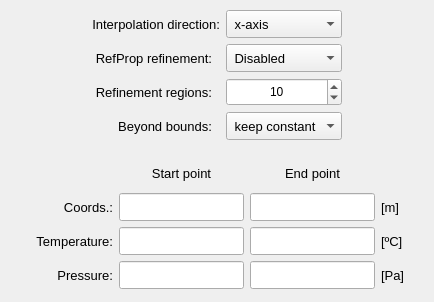
            <widget class="QWidget" name="tab_rectangular">
             <attribute name="title">
              <string>Setup</string>
             </attribute>
             <layout class="QGridLayout" name="gridLayout_6">
              <property name="leftMargin">
               <number>4</number>
              </property>
              <property name="topMargin">
               <number>4</number>
              </property>
              <property name="rightMargin">
               <number>4</number>
              </property>
              <property name="bottomMargin">
               <number>4</number>
              </property>
              <property name="spacing">
               <number>4</number>
              </property>
              <item row="0" column="0">
               <widget class="QFrame" name="frame_4">
                <property name="frameShape">
                 <enum>QFrame::NoFrame</enum>
                </property>
                <property name="frameShadow">
                 <enum>QFrame::Raised</enum>
                </property>
                <layout class="QGridLayout" name="gridLayout_7">
                 <property name="leftMargin">
                  <number>6</number>
                 </property>
                 <property name="topMargin">
                  <number>6</number>
                 </property>
                 <property name="rightMargin">
                  <number>6</number>
                 </property>
                 <property name="bottomMargin">
                  <number>6</number>
                 </property>
                 <property name="spacing">
                  <number>6</number>
                 </property>
                 <item row="0" column="3">
                  <widget class="QComboBox" name="comboBox_distribution_type_2">
                   <property name="minimumSize">
                    <size>
                     <width>0</width>
                     <height>28</height>
                    </size>
                   </property>
                   <property name="maximumSize">
                    <size>
                     <width>200</width>
                     <height>28</height>
                    </size>
                   </property>
                   <property name="font">
                    <font>
                     <pointsize>10</pointsize>
                    </font>
                   </property>
                   <item>
                    <property name="text">
                     <string> x-axis</string>
                    </property>
                   </item>
                   <item>
                    <property name="text">
                     <string> y-axis</string>
                    </property>
                   </item>
                   <item>
                    <property name="text">
                     <string> z-axis</string>
                    </property>
                   </item>
                  </widget>
                 </item>
                 <item row="2" column="1">
                  <widget class="QLabel" name="label_50">
                   <property name="minimumSize">
                    <size>
                     <width>0</width>
                     <height>28</height>
                    </size>
                   </property>
                   <property name="maximumSize">
                    <size>
                     <width>148</width>
                     <height>28</height>
                    </size>
                   </property>
                   <property name="font">
                    <font>
                     <pointsize>10</pointsize>
                    </font>
                   </property>
                   <property name="text">
                    <string>Refinement regions:</string>
                   </property>
                   <property name="alignment">
                    <set>Qt::AlignRight|Qt::AlignTrailing|Qt::AlignVCenter</set>
                   </property>
                  </widget>
                 </item>
                 <item row="2" column="3">
                  <widget class="QDoubleSpinBox" name="doubleSpinBox_selection_radius">
                   <property name="minimumSize">
                    <size>
                     <width>100</width>
                     <height>28</height>
                    </size>
                   </property>
                   <property name="maximumSize">
                    <size>
                     <width>200</width>
                     <height>28</height>
                    </size>
                   </property>
                   <property name="font">
                    <font>
                     <pointsize>9</pointsize>
                    </font>
                   </property>
                   <property name="alignment">
                    <set>Qt::AlignCenter</set>
                   </property>
                   <property name="decimals">
                    <number>0</number>
                   </property>
                   <property name="minimum">
                    <double>1.000000000000000</double>
                   </property>
                   <property name="maximum">
                    <double>20.000000000000000</double>
                   </property>
                   <property name="singleStep">
                    <double>1.000000000000000</double>
                   </property>
                   <property name="value">
                    <double>10.000000000000000</double>
                   </property>
                  </widget>
                 </item>
                 <item row="1" column="1">
                  <widget class="QLabel" name="label_51">
                   <property name="minimumSize">
                    <size>
                     <width>0</width>
                     <height>28</height>
                    </size>
                   </property>
                   <property name="maximumSize">
                    <size>
                     <width>148</width>
                     <height>28</height>
                    </size>
                   </property>
                   <property name="font">
                    <font>
                     <pointsize>10</pointsize>
                    </font>
                   </property>
                   <property name="text">
                    <string>RefProp refinement:</string>
                   </property>
                   <property name="alignment">
                    <set>Qt::AlignRight|Qt::AlignTrailing|Qt::AlignVCenter</set>
                   </property>
                  </widget>
                 </item>
                 <item row="0" column="0">
                  <spacer name="horizontalSpacer_3">
                   <property name="orientation">
                    <enum>Qt::Horizontal</enum>
                   </property>
                   <property name="sizeHint" stdset="0">
                    <size>
                     <width>40</width>
                     <height>20</height>
                    </size>
                   </property>
                  </spacer>
                 </item>
                 <item row="1" column="3">
                  <widget class="QComboBox" name="comboBox_fluid_point_selector_2">
                   <property name="minimumSize">
                    <size>
                     <width>0</width>
                     <height>28</height>
                    </size>
                   </property>
                   <property name="maximumSize">
                    <size>
                     <width>200</width>
                     <height>28</height>
                    </size>
                   </property>
                   <property name="font">
                    <font>
                     <pointsize>10</pointsize>
                    </font>
                   </property>
                   <item>
                    <property name="text">
                     <string> Disabled</string>
                    </property>
                   </item>
                   <item>
                    <property name="text">
                     <string> Enabled</string>
                    </property>
                   </item>
                  </widget>
                 </item>
                 <item row="0" column="4">
                  <spacer name="horizontalSpacer_2">
                   <property name="orientation">
                    <enum>Qt::Horizontal</enum>
                   </property>
                   <property name="sizeHint" stdset="0">
                    <size>
                     <width>40</width>
                     <height>20</height>
                    </size>
                   </property>
                  </spacer>
                 </item>
                 <item row="3" column="1">
                  <widget class="QLabel" name="label_14">
                   <property name="minimumSize">
                    <size>
                     <width>120</width>
                     <height>0</height>
                    </size>
                   </property>
                   <property name="maximumSize">
                    <size>
                     <width>148</width>
                     <height>16777215</height>
                    </size>
                   </property>
                   <property name="font">
                    <font>
                     <pointsize>10</pointsize>
                    </font>
                   </property>
                   <property name="text">
                    <string>Beyond bounds:</string>
                   </property>
                   <property name="alignment">
                    <set>Qt::AlignRight|Qt::AlignTrailing|Qt::AlignVCenter</set>
                   </property>
                  </widget>
                 </item>
                 <item row="3" column="3">
                  <widget class="QComboBox" name="comboBox_distribution_type_3">
                   <property name="minimumSize">
                    <size>
                     <width>0</width>
                     <height>28</height>
                    </size>
                   </property>
                   <property name="maximumSize">
                    <size>
                     <width>200</width>
                     <height>28</height>
                    </size>
                   </property>
                   <property name="font">
                    <font>
                     <pointsize>10</pointsize>
                    </font>
                   </property>
                   <item>
                    <property name="text">
                     <string> keep constant</string>
                    </property>
                   </item>
                   <item>
                    <property name="text">
                     <string> extrapolate</string>
                    </property>
                   </item>
                  </widget>
                 </item>
                 <item row="0" column="1" colspan="2">
                  <widget class="QLabel" name="label_13">
                   <property name="minimumSize">
                    <size>
                     <width>120</width>
                     <height>0</height>
                    </size>
                   </property>
                   <property name="maximumSize">
                    <size>
                     <width>148</width>
                     <height>16777215</height>
                    </size>
                   </property>
                   <property name="font">
                    <font>
                     <pointsize>10</pointsize>
                    </font>
                   </property>
                   <property name="text">
                    <string>Interpolation direction:</string>
                   </property>
                   <property name="alignment">
                    <set>Qt::AlignRight|Qt::AlignTrailing|Qt::AlignVCenter</set>
                   </property>
                  </widget>
                 </item>
                </layout>
               </widget>
              </item>
              <item row="1" column="0">
               <widget class="QFrame" name="frame">
                <property name="frameShape">
                 <enum>QFrame::NoFrame</enum>
                </property>
                <property name="frameShadow">
                 <enum>QFrame::Raised</enum>
                </property>
                <layout class="QGridLayout" name="gridLayout_10">
                 <item row="2" column="0">
                  <widget class="QLabel" name="label_15">
                   <property name="minimumSize">
                    <size>
                     <width>100</width>
                     <height>0</height>
                    </size>
                   </property>
                   <property name="maximumSize">
                    <size>
                     <width>100</width>
                     <height>16777215</height>
                    </size>
                   </property>
                   <property name="font">
                    <font>
                     <pointsize>10</pointsize>
                    </font>
                   </property>
                   <property name="text">
                    <string>Temperature:</string>
                   </property>
                   <property name="alignment">
                    <set>Qt::AlignRight|Qt::AlignTrailing|Qt::AlignVCenter</set>
                   </property>
                  </widget>
                 </item>
                 <item row="2" column="4">
                  <widget class="QLabel" name="label_18">
                   <property name="minimumSize">
                    <size>
                     <width>40</width>
                     <height>0</height>
                    </size>
                   </property>
                   <property name="maximumSize">
                    <size>
                     <width>40</width>
                     <height>16777215</height>
                    </size>
                   </property>
                   <property name="font">
                    <font>
                     <pointsize>10</pointsize>
                    </font>
                   </property>
                   <property name="text">
                    <string>[ºC]</string>
                   </property>
                  </widget>
                 </item>
                 <item row="1" column="4">
                  <widget class="QLabel" name="label_17">
                   <property name="minimumSize">
                    <size>
                     <width>40</width>
                     <height>0</height>
                    </size>
                   </property>
                   <property name="maximumSize">
                    <size>
                     <width>40</width>
                     <height>16777215</height>
                    </size>
                   </property>
                   <property name="font">
                    <font>
                     <pointsize>10</pointsize>
                    </font>
                   </property>
                   <property name="text">
                    <string>[m]</string>
                   </property>
                  </widget>
                 </item>
                 <item row="3" column="0">
                  <widget class="QLabel" name="label_20">
                   <property name="minimumSize">
                    <size>
                     <width>100</width>
                     <height>0</height>
                    </size>
                   </property>
                   <property name="maximumSize">
                    <size>
                     <width>100</width>
                     <height>16777215</height>
                    </size>
                   </property>
                   <property name="font">
                    <font>
                     <pointsize>10</pointsize>
                    </font>
                   </property>
                   <property name="text">
                    <string>Pressure:</string>
                   </property>
                   <property name="alignment">
                    <set>Qt::AlignRight|Qt::AlignTrailing|Qt::AlignVCenter</set>
                   </property>
                  </widget>
                 </item>
                 <item row="3" column="3">
                  <widget class="QLineEdit" name="lineEdit_end_pressure">
                   <property name="enabled">
                    <bool>true</bool>
                   </property>
                   <property name="minimumSize">
                    <size>
                     <width>0</width>
                     <height>28</height>
                    </size>
                   </property>
                   <property name="maximumSize">
                    <size>
                     <width>180</width>
                     <height>28</height>
                    </size>
                   </property>
                   <property name="font">
                    <font>
                     <pointsize>10</pointsize>
                    </font>
                   </property>
                   <property name="alignment">
                    <set>Qt::AlignCenter</set>
                   </property>
                  </widget>
                 </item>
                 <item row="2" column="3">
                  <widget class="QLineEdit" name="lineEdit_end_temperature">
                   <property name="enabled">
                    <bool>true</bool>
                   </property>
                   <property name="minimumSize">
                    <size>
                     <width>0</width>
                     <height>28</height>
                    </size>
                   </property>
                   <property name="maximumSize">
                    <size>
                     <width>180</width>
                     <height>28</height>
                    </size>
                   </property>
                   <property name="font">
                    <font>
                     <pointsize>10</pointsize>
                    </font>
                   </property>
                   <property name="alignment">
                    <set>Qt::AlignCenter</set>
                   </property>
                  </widget>
                 </item>
                 <item row="3" column="4">
                  <widget class="QLabel" name="label_23">
                   <property name="minimumSize">
                    <size>
                     <width>40</width>
                     <height>0</height>
                    </size>
                   </property>
                   <property name="maximumSize">
                    <size>
                     <width>40</width>
                     <height>16777215</height>
                    </size>
                   </property>
                   <property name="font">
                    <font>
                     <pointsize>10</pointsize>
                    </font>
                   </property>
                   <property name="text">
                    <string>[Pa]</string>
                   </property>
                  </widget>
                 </item>
                 <item row="1" column="0">
                  <widget class="QLabel" name="label_16">
                   <property name="minimumSize">
                    <size>
                     <width>100</width>
                     <height>0</height>
                    </size>
                   </property>
                   <property name="maximumSize">
                    <size>
                     <width>100</width>
                     <height>16777215</height>
                    </size>
                   </property>
                   <property name="font">
                    <font>
                     <pointsize>10</pointsize>
                    </font>
                   </property>
                   <property name="text">
                    <string>Coords.:</string>
                   </property>
                   <property name="alignment">
                    <set>Qt::AlignRight|Qt::AlignTrailing|Qt::AlignVCenter</set>
                   </property>
                  </widget>
                 </item>
                 <item row="3" column="1">
                  <widget class="QLineEdit" name="lineEdit_start_pressure_2">
                   <property name="enabled">
                    <bool>true</bool>
                   </property>
                   <property name="minimumSize">
                    <size>
                     <width>0</width>
                     <height>28</height>
                    </size>
                   </property>
                   <property name="maximumSize">
                    <size>
                     <width>180</width>
                     <height>28</height>
                    </size>
                   </property>
                   <property name="font">
                    <font>
                     <pointsize>10</pointsize>
                    </font>
                   </property>
                   <property name="alignment">
                    <set>Qt::AlignCenter</set>
                   </property>
                  </widget>
                 </item>
                 <item row="1" column="1">
                  <widget class="QLineEdit" name="lineEdit_start_coords">
                   <property name="minimumSize">
                    <size>
                     <width>0</width>
                     <height>28</height>
                    </size>
                   </property>
                   <property name="maximumSize">
                    <size>
                     <width>180</width>
                     <height>28</height>
                    </size>
                   </property>
                   <property name="font">
                    <font>
                     <pointsize>10</pointsize>
                    </font>
                   </property>
                   <property name="alignment">
                    <set>Qt::AlignCenter</set>
                   </property>
                  </widget>
                 </item>
                 <item row="1" column="3">
                  <widget class="QLineEdit" name="lineEdit_end_coords">
                   <property name="minimumSize">
                    <size>
                     <width>0</width>
                     <height>28</height>
                    </size>
                   </property>
                   <property name="maximumSize">
                    <size>
                     <width>180</width>
                     <height>28</height>
                    </size>
                   </property>
                   <property name="font">
                    <font>
                     <pointsize>10</pointsize>
                    </font>
                   </property>
                   <property name="alignment">
                    <set>Qt::AlignCenter</set>
                   </property>
                  </widget>
                 </item>
                 <item row="2" column="1">
                  <widget class="QLineEdit" name="lineEdit_start_temperature">
                   <property name="enabled">
                    <bool>true</bool>
                   </property>
                   <property name="minimumSize">
                    <size>
                     <width>0</width>
                     <height>28</height>
                    </size>
                   </property>
                   <property name="maximumSize">
                    <size>
                     <width>180</width>
                     <height>28</height>
                    </size>
                   </property>
                   <property name="font">
                    <font>
                     <pointsize>10</pointsize>
                    </font>
                   </property>
                   <property name="alignment">
                    <set>Qt::AlignCenter</set>
                   </property>
                  </widget>
                 </item>
                 <item row="0" column="1">
                  <widget class="QLabel" name="label_11">
                   <property name="minimumSize">
                    <size>
                     <width>0</width>
                     <height>28</height>
                    </size>
                   </property>
                   <property name="maximumSize">
                    <size>
                     <width>200</width>
                     <height>28</height>
                    </size>
                   </property>
                   <property name="font">
                    <font>
                     <pointsize>10</pointsize>
                    </font>
                   </property>
                   <property name="text">
                    <string>Start point</string>
                   </property>
                   <property name="alignment">
                    <set>Qt::AlignCenter</set>
                   </property>
                  </widget>
                 </item>
                 <item row="0" column="3">
                  <widget class="QLabel" name="label_24">
                   <property name="minimumSize">
                    <size>
                     <width>0</width>
                     <height>28</height>
                    </size>
                   </property>
                   <property name="maximumSize">
                    <size>
                     <width>200</width>
                     <height>28</height>
                    </size>
                   </property>
                   <property name="font">
                    <font>
                     <pointsize>10</pointsize>
                    </font>
                   </property>
                   <property name="text">
                    <string>End point</string>
                   </property>
                   <property name="alignment">
                    <set>Qt::AlignCenter</set>
                   </property>
                  </widget>
                 </item>
                </layout>
               </widget>
              </item>
             </layout>
            </widget>
